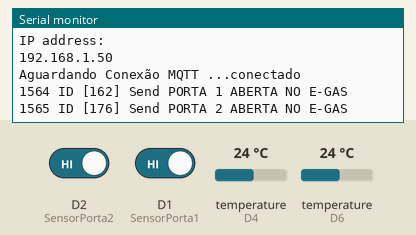
Bench run of a sketch on a simulated ESP8266 (NodeMCU). Shown: the last lines printed to the serial monitor. The inputs (shaded band) are chosen by the test bench; at power-on: D2 (SensorPorta2) HIGH, D1 (SensorPorta1) HIGH, temperature (sensors on D4, D6) 24 °C. WiFi joins after 1.5 s; servers stay silent unless stated; no MQTT or app messages arrive unless stated.

Above: at 2.7 s.
2.8 s: D2 (SensorPorta2) driven LOW
At 3.8 s:
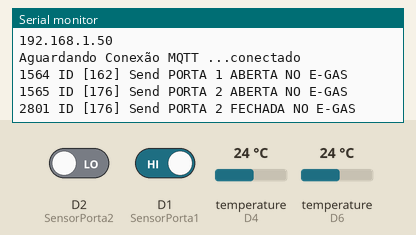
15.2 s: D1 (SensorPorta1) driven LOW
At 15.6 s:
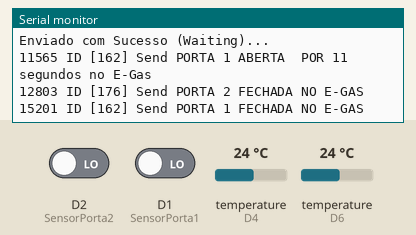

Measured:
- after the input at 2.8 s, the serial monitor: prints a new line at once (image 1)
- after the input at 15.2 s, the serial monitor: prints a new line at once (image 2)

The sketch:

camara_externa_4-5.ino
```cpp
#include <ESP8266WiFi.h>
#include <PubSubClient.h>
#include <OneWire.h>
#include <DallasTemperature.h>

#define ONE_WIRE_BUS D4
OneWire oneWire(ONE_WIRE_BUS);
DallasTemperature sensors(&oneWire);

#define ONE_WIRE_BUS_D6 D6
OneWire oneWireD6(ONE_WIRE_BUS_D6);
DallasTemperature sensorsD6(&oneWireD6);

const char* ssid = "CARI";
const char* password = "P@lmeiras";
const char* mqtt_server = "www.e-gas.tech";

// Controle de status de porta aberta ou fechada + o tempo de intervalo
const String OPEN = "1";
const String CLOSE = "0";
const long INTERVAL_SEND_TIME = 10000;

// Initialise the WiFi and MQTT Client objects
WiFiClient wifiClient_CamaraFria1;
PubSubClient client(wifiClient_CamaraFria1);

int SensorPorta1 = D1;
int SensorPorta2 = D2;

void setup() {
    Serial.begin(115200);
    Serial.println("Inicializando Dispositivo ....");
    pinMode (SensorPorta1, INPUT_PULLUP);
    pinMode (SensorPorta2, INPUT_PULLUP);

    // Seta o servidor MQTT
    client.setServer(mqtt_server, 1883);
    wifi_init();

    if (!client.connected()) {
        reconnect();
    }
}

void loop() {
  sendTemperatura();
  sendTemperaturaD6();
  sendOpenClose1(String(digitalRead(SensorPorta1)));
  sendOpenClose2(String(digitalRead(SensorPorta2)));
}
```

functions.ino
```cpp
void wifi_init() {

    delay(10);
    Serial.println();

    Serial.print("Connecting to ");
    Serial.println(ssid);

    WiFi.begin(ssid, password);

    while (WiFi.status() != WL_CONNECTED) {
        delay(500);
        Serial.print(".");
    }

    Serial.println("");
    Serial.println("WiFi connected");
    Serial.println("IP address: ");
    Serial.println(WiFi.localIP());
}

void reconnect() {
    // Loop até reconectar
    while (!client.connected()) {
        Serial.print("Aguardando Conexão MQTT ...");

        if (client.connect("")) {
            Serial.println("conectado");
        }
        else {
            Serial.print("Falha, rc=");
            Serial.print(client.state());
            Serial.println(" Tentando Novamente em 5 segundos...");
            delay(5000);
        }
    }
}
```

openCloseDoor1.ino
```cpp
String STATIC1 = "";
long COUNT_TIMER1 = 0;
long DOOR_OPEN_COUNT_TIMER1 = 0;
const char* idTimer1 = "162";

void sendOpenClose1(String value) {
    String result = "";
    if(!(STATIC1 == value)) {
        if(value == CLOSE) {
            if (!client.connected()) {
                reconnect();
            }
            client.publish(idTimer1, String("0").c_str(), true);
            Serial.println(String(millis()) + " ID [" + String(idTimer1) + "] Send PORTA 1 FECHADA NO E-GAS");
            DOOR_OPEN_COUNT_TIMER1 = millis();
        }
        else {
            if (!client.connected()) {
                reconnect();
            }
            client.publish(idTimer1, String("100000").c_str(), true);
            Serial.println(String(millis()) + " ID [" + String(idTimer1) + "] Send PORTA 1 ABERTA NO E-GAS");
        }
        COUNT_TIMER1 = millis();
    } else {
        if((millis() - COUNT_TIMER1) > INTERVAL_SEND_TIME) {
            if(STATIC1 == OPEN) {
                String timeOpenedLog = String( (millis() - DOOR_OPEN_COUNT_TIMER1) / 1000);
                Serial.println(String(millis()) + " ID [" + String(idTimer1) + "] Send PORTA 1 ABERTA  POR " + timeOpenedLog  + " segundos no E-Gas");
                double timeOpened = (millis() - DOOR_OPEN_COUNT_TIMER1) * 100;

                if (!client.connected()) {
                    reconnect();
                }
                //if(timeOpened > 0) {
                  client.publish(idTimer1, String(timeOpened).c_str(), true);
                //}
            }
            else {
                DOOR_OPEN_COUNT_TIMER1 = millis();
                if (!client.connected()) {
                    reconnect();
                }
                client.publish(idTimer1, String("0").c_str(), true);
                Serial.println(String(millis()) + " ID [" + String(idTimer1) + "] Send PORTA 1 FECHADA NO E-GAS");
            }
            COUNT_TIMER1 = millis();
        }
    }
    STATIC1 = value;
}
```

openCloseDoor2.ino
```cpp
String STATIC2 = "";
long COUNT_TIMER2 = 0;
long DOOR_OPEN_COUNT_TIMER2 = 0;
const char* idTimer2 = "176";

void sendOpenClose2(String value) {
    String result = "";
    if(!(STATIC2 == value)) {
        if(value == CLOSE) {
            if (!client.connected()) {
                reconnect();
            }
            client.publish(idTimer2, String("0").c_str(), true);
            Serial.println(String(millis()) + " ID [" + String(idTimer2) + "] Send PORTA 2 FECHADA NO E-GAS");
            DOOR_OPEN_COUNT_TIMER2 = millis();
        }
        else {
            if (!client.connected()) {
                reconnect();
            }
            client.publish(idTimer2, String("100000").c_str(), true);
            Serial.println(String(millis()) + " ID [" + String(idTimer2) + "] Send PORTA 2 ABERTA NO E-GAS");
        }
        COUNT_TIMER2 = millis();
    } else {
        if((millis() - COUNT_TIMER2) > INTERVAL_SEND_TIME) {
            if(STATIC2 == OPEN) {
                String timeOpenedLog = String( (millis() - DOOR_OPEN_COUNT_TIMER2) / 1000);
                Serial.println(String(millis()) + " ID [" + String(idTimer2) + "] Send PORTA 2 ABERTA  POR " + timeOpenedLog  + " segundos no E-Gas");
                double timeOpened = (millis() - DOOR_OPEN_COUNT_TIMER2) * 100;

                if (!client.connected()) {
                    reconnect();
                }
                //if(timeOpened > 0) {
                  client.publish(idTimer2, String(timeOpened).c_str(), true);
                //}
            }
            else {
                DOOR_OPEN_COUNT_TIMER2 = millis();
                if (!client.connected()) {
                    reconnect();
                }
                client.publish(idTimer2, String("0").c_str(), true);
                Serial.println(String(millis()) + " ID [" + String(idTimer2) + "] Send PORTA 2 FECHADA NO E-GAS");
            }
            COUNT_TIMER2 = millis();
        }
    }
    STATIC2 = value;
}
```

temperatura.ino
```cpp
const char* idTemperatura = "174";
long ultimoEnvioTemperatura = 0;

void sendTemperatura() {
    if (!client.connected()) {
        reconnect();
    }

    long now = millis();
    if (now - ultimoEnvioTemperatura > INTERVAL_SEND_TIME) {
        ultimoEnvioTemperatura = now;
        sensors.setResolution(12);
        sensors.requestTemperatures();
        float temperatura = sensors.getTempCByIndex(0)*100000;
        Serial.println(String(millis()) + " ID [" + String(idTemperatura) + "] Enviando Temperatura ao E-gas :: " + String(temperatura));
        client.publish((idTemperatura), String(temperatura).c_str(), true);
        Serial.println("Enviado com Sucesso (Waiting)...");
    }
}
```

temperatura1.ino
```cpp
const char* idTemperaturaD6 = "175";
long ultimoEnvioTemperaturaD6 = 0;

void sendTemperaturaD6() {
    if (!client.connected()) {
        reconnect();
    }

    long now = millis();
    if (now - ultimoEnvioTemperaturaD6 > INTERVAL_SEND_TIME) {
        ultimoEnvioTemperaturaD6 = now;
        sensorsD6.setResolution(12);
        sensorsD6.requestTemperatures();
        float temperaturaD6 = sensorsD6.getTempCByIndex(0)*100000;
        Serial.println(String(millis()) + " ID [" + String(idTemperaturaD6) + "] Enviando Temperatura ao E-gas :: " + String(temperaturaD6));
        client.publish((idTemperaturaD6), String(temperaturaD6).c_str(), true);
        Serial.println("Enviado com Sucesso (Waiting)...");
    }
}
```
